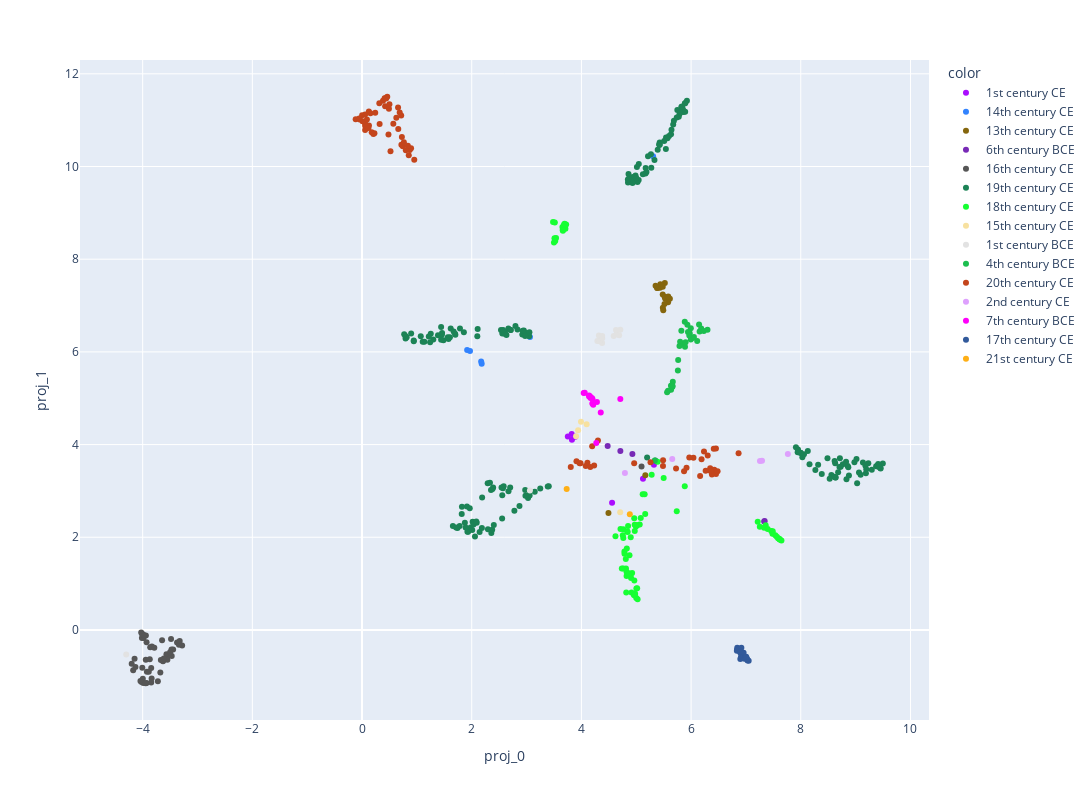

Write notebook code for a chart like this one.
### Code cell
fig = px.scatter(data_frame = library_newtext,
                 x='proj_0',
                 y='proj_1',
                 width=1200,
                 height=800,
                 color= library_newtext['authorcentury'].astype('category'),
                 color_discrete_sequence=px.colors.qualitative.Alphabet, #Dark24
                 hover_data= ['title']
                 )

fig.show()

### Figure 1 — Plotly figure (JSON) as saved in the notebook; plotly's stock layout.template omitted (floating-point values rounded to 4 significant figures; data arrays with more than 128 entries replaced by an {"elided": "..."} marker saying what was removed)
{"data": [{"customdata": [["Apocolocyntosis"], ["L. Annaeus Seneca on Benefits"], ["Two Tragedies of Seneca: Medea and The Daughters of Troy: Rendered into English Verse"], ["Seneca's Morals of a Happy Life, Benefits, Anger and Clemency"], ["The Tragedies of Seneca: Translated into English Verse, to Which Have Been Appended Comparative Analyses of the Corresponding Greek and Roman Plays, and a Mythological Index"], ["Index of the Project Gutenberg Works of Lucius Annaeus Seneca"], ["Minor Dialogues, Together With the Dialogue on Clemency"]], "hovertemplate": "color=1st century CE<br>proj_0=%{x}<br>proj_1=%{y}<br>title=%{customdata[0]}<extra></extra>", "legendgroup": "1st century CE", "marker": {"color": "#AA0DFE", "symbol": "circle"}, "mode": "markers", "name": "1st century CE", "orientation": "v", "showlegend": true, "type": "scatter", "x": [5.123, 3.828, 4.559, 3.889, 3.823, 5.323, 3.752], "xaxis": "x", "y": [3.262, 4.102, 2.747, 4.171, 4.231, 3.564, 4.172], "yaxis": "y"}, {"customdata": [["La Fiammetta"], ["The Decameron, Volume II"], ["The Decameron of Giovanni Boccaccio"], ["The Decameron, Volume I"], ["The Decameron (Day 1 to Day 5): Containing an hundred pleasant Novels"], ["The Decameron (Day 6 to Day 10): Containing an hundred pleasant Novels"]], "hovertemplate": "color=14th century CE<br>proj_0=%{x}<br>proj_1=%{y}<br>title=%{customdata[0]}<extra></extra>", "legendgroup": "14th century CE", "marker": {"color": "#3283FE", "symbol": "circle"}, "mode": "markers", "name": "14th century CE", "orientation": "v", "showlegend": true, "type": "scatter", "x": [3.063, 2.182, 2.172, 5.307, 1.917, 1.969], "xaxis": "x", "y": [6.319, 5.746, 5.791, 10.22, 6.039, 6.018], "yaxis": "y"}, {"customdata": [["Divine Comedy, Longfellow's Translation, Hell"], ["Divine Comedy, Longfellow's Translation, Purgatory"], ["Divine Comedy, Longfellow's Translation, Paradise"], ["Divine Comedy, Longfellow's Translation, Complete"], ["Divine Comedy, Cary's Translation, Hell"], ["Divine Comedy, Cary's Translation, Purgatory"], ["Divine Comedy, Cary's Translation, Paradise"], ["Divine Comedy, Cary's Translation, Complete"], ["The Banquet (Il Convito)"], ["The Divine Comedy, Volume 1, Hell"], ["The Divine Comedy, Volume 2, Purgatory"], ["The Divine Comedy, Volume 3, Paradise"], ["The New Life (La Vita Nuova)"], ["The Divine Comedy of Dante Alighieri: The Inferno"], ["The Vision of Dante: A story for little children and a talk to their mothers: (Second Edition)"], ["The vision of hell.: By Dante Alighieri.; Translated by Rev. Henry Francis Cary, M.A.; and illustrated with the seventy-five designs of Gustave Doré."], ["The Divine Comedy by Dante, Illustrated, Purgatory, Complete"], ["The Divine Comedy by Dante, Illustrated, Paradise, Complete"], ["The divine comedy"]], "hovertemplate": "color=13th century CE<br>proj_0=%{x}<br>proj_1=%{y}<br>title=%{customdata[0]}<extra></extra>", "legendgroup": "13th century CE", "marker": {"color": "#85660D", "symbol": "circle"}, "mode": "markers", "name": "13th century CE", "orientation": "v", "showlegend": true, "type": "scatter", "x": [5.58, 5.613, 5.483, 5.526, 5.38, 5.521, 5.439, 5.39, 5.485, 5.518, 5.584, 5.492, 4.493, 5.515, 5.165, 5.432, 5.483, 5.387, 5.352], "xaxis": "x", "y": [7.071, 7.146, 7.24, 7.151, 7.377, 7.487, 7.459, 7.403, 6.952, 7.191, 7.193, 6.898, 2.523, 7.033, 3.339, 7.384, 7.404, 7.379, 7.425], "yaxis": "y"}, {"customdata": [["Chinese Literature: Comprising the Analects of Confucius, the Sayings of Mencius, the Shi-King, the Travels of Fâ-Hien, and the Sorrows of Han"], ["The Sayings of Confucius"], ["The Analects of Confucius (from the Chinese Classics)"], ["The Wisdom of Confucius: with Critical and Biographical Sketches"], ["The Sayings of Confucius: A New Translation of the Greater Part of the Confucian Analects"]], "hovertemplate": "color=6th century BCE<br>proj_0=%{x}<br>proj_1=%{y}<br>title=%{customdata[0]}<extra></extra>", "legendgroup": "6th century BCE", "marker": {"color": "#782AB6", "symbol": "circle"}, "mode": "markers", "name": "6th century BCE", "orientation": "v", "showlegend": true, "type": "scatter", "x": [7.333, 4.71, 4.93, 7.341, 4.479], "xaxis": "x", "y": [2.34, 3.86, 3.797, 2.349, 3.967], "yaxis": "y"}, {"customdata": [["The Complete Works of William Shakespeare"], ["Shakespeare's Sonnets"], ["Venus and Adonis"], ["King Richard III"], ["The Tragedy of Titus Andronicus"], ["The Taming of the Shrew"], ["The Tragedy of Romeo and Juliet"], ["As You Like It"], ["The Tragedy of Macbeth"], ["King Richard III"], ["The Taming of the Shrew"], ["Romeo and Juliet"], ["A Midsummer Night's Dream"], ["The Merchant of Venice"], ["King Henry IV, the First Part"], ["Much Ado about Nothing"], ["The Life of King Henry V"], ["Julius Caesar"], ["As You Like It"], ["Hamlet, Prince of Denmark"], ["Twelfth Night; Or, What You Will"], ["All's Well That Ends Well"], ["Othello, the Moor of Venice"], ["The Tragedy of King Lear"], ["Macbeth"], ["Antony and Cleopatra"], ["The Winter's Tale"], ["The Tempest"], ["Sir Thomas More"], ["Romeo and Juliet"], ["Julius Caesar"], ["Hamlet"], ["King Lear"], ["A Midsummer Night's Dream"], ["The Merchant of Venice"], ["Twelfth Night"], ["Henry V"], ["Macbeth"], ["Hamlet"], ["Othello"], ["Shakespeare's First Folio"], ["The Tempest: The Works of William Shakespeare [Cambridge Edition] [9 vols.]"], ["Two Gentlemen of Verona: The Works of William Shakespeare [Cambridge Edition] [9 vols.]"], ["The Merry Wives of Windsor: The Works of William Shakespeare [Cambridge Edition] [9 vols.]"], ["Measure for Measure: The Works of William Shakespeare [Cambridge Edition] [9 vols.]"], ["The Comedy of Errors: The Works of William Shakespeare [Cambridge Edition] [9 vols.]"], ["Hamlet, Prince of Denmark"], ["The New Hudson Shakespeare: Julius Cæsar"], ["Shakespeare's Tragedy of Romeo and Juliet"], ["Flowers from Shakespeare's Garden: A Posy from the Plays"]], "hovertemplate": "color=16th century CE<br>proj_0=%{x}<br>proj_1=%{y}<br>title=%{customdata[0]}<extra></extra>", "legendgroup": "16th century CE", "marker": {"color": "#565656", "symbol": "circle"}, "mode": "markers", "name": "16th century CE", "orientation": "v", "showlegend": true, "type": "scatter", "x": [-4.021, -3.985, -3.444, -3.63, -3.929, -4.0, -4.173, -3.832, -3.943, -3.629, -3.941, -4.2, -3.844, -3.863, -3.546, -3.668, -3.475, -3.372, -3.787, -3.678, -3.566, -3.549, -4.014, -3.923, -3.87, -4.027, -3.988, -4.01, -3.47, -4.132, -3.28, -3.723, -4.006, -3.889, -3.99, -3.836, -3.93, -3.997, -3.844, -4.04, -3.943, -3.967, -3.482, -3.614, -3.646, -3.338, -3.5, -3.324, -4.147, 5.097], "xaxis": "x", "y": [-1.124, -0.1715, -0.4235, -0.6647, -0.2649, -0.09103, -0.8713, -0.3593, -0.6434, -0.6775, -0.12, -0.728, -0.8215, -0.3735, -0.57, -0.6483, -0.4221, -0.2685, -0.3861, -0.9164, -0.5258, -0.6444, -0.1745, -0.9036, -0.6333, -0.05375, -0.1022, -0.08703, -0.5597, -0.7992, -0.3368, -1.106, -0.8148, -0.901, -1.145, -1.049, -1.146, -1.051, -1.137, -1.099, -1.15, -0.1253, -0.1961, -0.6145, -0.225, -0.3205, -0.4795, -0.2393, -0.6241, 3.525], "yaxis": "y"}, {"customdata": {"elided": "200x1 str values"}, "hovertemplate": "color=19th century CE<br>proj_0=%{x}<br>proj_1=%{y}<br>title=%{customdata[0]}<extra></extra>", "legendgroup": "19th century CE", "marker": {"color": "#1C8356", "symbol": "circle"}, "mode": "markers", "name": "19th century CE", "orientation": "v", "showlegend": true, "type": "scatter", "x": {"elided": "200 float values"}, "xaxis": "x", "y": {"elided": "200 float values"}, "yaxis": "y"}, {"customdata": [["Persuasion"], ["The Life and Adventures of Robinson Crusoe of York, Mariner, Volume 1: With an Account of His Travels Round Three Parts of the Globe,; Written By Himself, in Two Volumes"], ["From London to Land's End: and Two Letters from the \"Journey through England by a Gentleman\""], ["The Life and Most Surprising Adventures of Robinson Crusoe, of York, Mariner (1801)"], ["Love and Freindship [sic]"], ["Northanger Abbey"], ["Memoirs of a Cavalier: A Military Journal of the Wars in Germany, and the Wars in England.; From the Year 1632 to the Year 1648."], ["The Life and Adventures of Robinson Crusoe (1808)"], ["Pride and Prejudice"], ["The History of the Remarkable Life of John Sheppard: Containing a Particular Account of His Many Robberies and Escapes"], ["A Vindication of the Press"], ["Mansfield Park"], ["Military Memoirs of Capt. George Carleton"], ["Memoirs of Major Alexander Ramkins (1718)"], ["The Complete English Tradesman (1839 ed.)"], ["Emma"], ["Sense and Sensibility"], ["The Declaration of Independence of The United States of America"], ["Memoir, Correspondence, and Miscellanies, From the Papers of Thomas Jefferson, Volume 1"], ["Memoir, Correspondence, and Miscellanies, From the Papers of Thomas Jefferson, Volume 2"], ["Memoir, Correspondence, and Miscellanies, From the Papers of Thomas Jefferson, Volume 3"], ["Memoir, Correspondence, and Miscellanies, From the Papers of Thomas Jefferson, Volume 4"], ["History of the Plague in London"], ["The Declaration of Independence of the United States of America"], ["Dickory Cronke: The Dumb Philosopher, or, Great Britain's Wonder"], ["Everybody's Business Is Nobody's Business: Or, Private Abuses, Public Grievances; Exemplified in the Pride, Insolence, and Exorbitant Wages of Our Women, Servants, Footmen, &c."], ["The Writings of Thomas Jefferson: Library Edition - Vol. 6 (of 20)"], ["Sense and Sensibility"], ["Atalantis Major"], ["The Memoirs, Correspondence, and Miscellanies, From the Papers of Thomas Jefferson: A Linked Index to the Project Gutenberg Editions"], ["United States Declaration of Independence"], ["The True-Born Englishman: A Satire"], ["The Fortunate Mistress (Parts 1 and 2): or a History of the Life of Mademoiselle de Beleau Known by the Name of the Lady Roxana"], ["The History of the Devil, As Well Ancient as Modern: In Two Parts"], ["The Complete Project Gutenberg Works of Jane Austen: A Linked Index of all PG Editions of Jane Austen"], ["An Appeal to Honour and Justice, Though It Be of His Worst Enemies.: Being A True Account of His Conduct in Public Affairs."], ["An Humble Proposal to the People of England, for the Increase of their Trade, and Encouragement of Their Manufactures: Whether the Present Uncertainty of Affairs Issues in Peace or War"], ["Second Thoughts are Best: Or a Further Improvement of a Late Scheme to Prevent Street Robberies"], ["Augusta Triumphans: Or, the Way to Make London the Most Flourishing City in the Universe"], ["A New Voyage Round the World by a Course Never Sailed Before"], ["A True Relation of the Apparition of one Mrs. Veal: The Next Day after Her Death, to one Mrs. Bargrave, at Canterbury, the 8th of September, 1705; which Apparition Recommends the Perusal of Drelincourt's Book of Consolations against the Fears of Death"], ["Reasons Against the Succession of the House of Hanover: With an Enquiry How Far the Abdication of King James, Supposing It to Be Legal, Ought to Affect the Person of the Pretender"], ["A Seasonable Warning and Caution against the Insinuations of Papists and Jacobites in favour of the Pretender: Being a Letter from an Englishman at the Court of Hanover"], ["An Answer to a Question that Nobody thinks of, viz., But what if the Queen should Die?"], ["The Lay-Man's Sermon upon the Late Storm: Held forth at an Honest Coffee-House-Conventicle"], ["And What if the Pretender should Come?: Or Some Considerations of the Advantages and Real Consequences of the Pretender's Possessing the Crown of Great Britain"], ["The Fortunes and Misfortunes of the Famous Moll Flanders"], ["Pride and Prejudice, a play founded on Jane Austen's novel"], ["A Short Narrative of the Life and Actions of His Grace John, D. of Marlborogh"], ["A Journal of the Plague Year: Being Observations or Memorials of the Most Remarkable Occurrences, as Well Public as Private, Which Happened in London During the Last Great Visitation in 1665. Written by a Citizen Who Continued All the While in London"], ["The King of Pirates: Being an Account of the Famous Enterprises of Captain Avery, the Mock King of Madagascar"], ["A General History of the Pyrates:: from their first rise and settlement in the island of Providence, to the present time"], ["An Essay Upon Projects"], ["The Storm. An Essay."], ["The Letters of Jane Austen: Selected from the compilation of her great nephew, Edward, Lord Bradbourne"], ["The Storm: or, a Collection of the most Remarkable Casualties and Disasters which Happen'd in the Late Dreadful Tempest, both by Sea and Land"], ["Pride and Prejudice"], ["The Writings of Thomas Jefferson, Vol. 1 (of 9): Being His Autobiography, Correspondence, Reports, Messages, Addresses, and Other Writings, Official and Private"], ["The Writings of Thomas Jefferson, Vol. 2 (of 9): Being His Autobiography, Correspondence, Reports, Messages, Addresses, and Other Writings, Official and Private"], ["State of the Union Addresses"], ["The Life and Adventures of Robinson Crusoe"], ["The History and Remarkable Life of the Truly Honourable Colonel Jacque, Commonly Called Colonel Jack"], ["The Writings of Thomas Jefferson, Vol. 3 (of 9): Being His Autobiography, Correspondence, Reports, Messages, Addresses, and Other Writings, Official and Private"], ["The Writings of Thomas Jefferson, Vol. 4 (of 9): Being His Autobiography, Correspondence, Reports, Messages, Addresses, and Other Writings, Official and Private"], ["The Writings of Thomas Jefferson, Vol. 5 (of 9): Being His Autobiography, Correspondence, Reports, Messages, Addresses, and Other Writings, Official and Private"], ["The Friendly Daemon, or the Generous Apparition: Being a True Narrative of a Miraculous Cure, Newly Perform'd Upon That Famous Deaf and Dumb Gentleman, Dr. Duncan Campbel, by a Familiar Spirit That Appear'd to Him in a White Surplice, Like a Cathedral Singing Boy"], ["The Writings of Thomas Jefferson, Vol. 6 (of 9): Being His Autobiography, Correspondence, Reports, Messages, Addresses, and Other Writings, Official and Private"], ["The Writings of Thomas Jefferson, Vol. 7 (of 9): Being His Autobiography, Correspondence, Reports, Messages, Addresses, and Other Writings, Official and Private"], ["The Further Adventures of Robinson Crusoe"], ["The Writings of Thomas Jefferson, Vol. 8 (of 9): Being His Autobiography, Correspondence, Reports, Messages, Addresses, and Other Writings, Official and Private"], ["The Writings of Thomas Jefferson, Vol. 9 (of 9): Being His Autobiography, Correspondence, Reports, Messages, Addresses, and Other Writings, Official and Private"], ["The History of the Pyrates. Vol. II.: Containing the lives of Captain Misson, Captain Bowen, Captain Kidd, Captain Tew, Captain Halsey, Captain White, Captain Condent, Captain Bellamy, Captain Fly, Captain Howard, Captain Lewis, Captain Cornelius, Captain Williams, Captain Burgess, Captain North, and their several crews"], ["The Watsons: By Jane Austen, Concluded by L. Oulton"], ["The Life, Adventures & Piracies of the Famous Captain Singleton"], ["Robinson Crusoe, Told to the Children by John Lang"], ["The Consolidator; or, Memoirs of Sundry Transactions from the World in the Moon"], ["Lady Susan"], ["Tour through the Eastern Counties of England, 1722"]], "hovertemplate": "color=18th century CE<br>proj_0=%{x}<br>proj_1=%{y}<br>title=%{customdata[0]}<extra></extra>", "legendgroup": "18th century CE", "marker": {"color": "#16FF32", "symbol": "circle"}, "mode": "markers", "name": "18th century CE", "orientation": "v", "showlegend": true, "type": "scatter", "x": [3.708, 5.0, 4.924, 5.016, 3.538, 3.654, 4.813, 5.025, 3.683, 4.755, 4.842, 3.658, 4.762, 4.785, 4.877, 3.663, 3.516, 5.281, 7.612, 7.36, 7.623, 7.647, 4.913, 5.738, 4.765, 4.713, 7.253, 3.483, 4.851, 5.885, 5.5, 4.828, 4.737, 4.995, 5.389, 4.836, 4.899, 5.018, 4.764, 4.905, 5.153, 4.971, 5.163, 5.082, 5.063, 4.996, 4.817, 3.523, 4.973, 4.957, 4.786, 4.824, 4.896, 5.118, 3.722, 4.823, 3.693, 7.586, 7.331, 7.215, 4.972, 5.002, 7.535, 7.607, 7.461, 4.963, 7.485, 7.563, 4.98, 7.396, 7.489, 4.883, 3.509, 4.965, 4.621, 4.81, 3.499, 4.864], "xaxis": "x", "y": [8.657, 0.6916, 1.227, 0.9024, 8.456, 8.695, 1.327, 0.6611, 8.743, 2.041, 2.111, 8.631, 1.325, 1.692, 1.61, 8.611, 8.794, 3.35, 1.955, 2.259, 1.947, 1.929, 0.806, 2.562, 2.17, 2.18, 2.227, 8.805, 2.243, 3.098, 3.278, 1.76, 1.327, 2.232, 3.631, 2.129, 1.999, 2.257, 1.984, 1.121, 2.929, 2.273, 2.503, 2.413, 2.278, 2.259, 0.8073, 8.391, 2.136, 0.7538, 1.644, 1.161, 1.188, 2.93, 8.751, 1.257, 8.767, 1.976, 2.207, 2.333, 0.7484, 0.8925, 2.042, 1.967, 2.137, 2.408, 2.074, 2.013, 0.7804, 2.179, 2.131, 1.181, 8.45, 1.066, 2.022, 1.533, 8.358, 1.223], "yaxis": "y"}, {"customdata": [["Discourses on the First Decade of Titus Livius"], ["The Prince"], ["Machiavelli, Volume I"], ["History of Florence and of the Affairs of Italy: From the Earliest Times to the Death of Lorenzo the Magnificent"], ["The Prince"]], "hovertemplate": "color=15th century CE<br>proj_0=%{x}<br>proj_1=%{y}<br>title=%{customdata[0]}<extra></extra>", "legendgroup": "15th century CE", "marker": {"color": "#F7E1A0", "symbol": "circle"}, "mode": "markers", "name": "15th century CE", "orientation": "v", "showlegend": true, "type": "scatter", "x": [3.992, 4.095, 4.707, 3.903, 3.94], "xaxis": "x", "y": [4.491, 4.438, 2.537, 4.179, 4.307], "yaxis": "y"}, {"customdata": [["The Orations of Marcus Tullius Cicero, Volume 4"], ["Cato Maior de Senectute with Introduction and Notes"], ["Academica"], ["Cicero's Tusculan Disputations: Also, Treatises On The Nature Of The Gods, And On The Commonwealth"], ["The Letters of Cicero, Volume 1: The Whole Extant Correspodence in Chronological Order"], ["Treatises on Friendship and Old Age"], ["Letters of Marcus Tullius Cicero"], ["The Academic Questions, Treatise De Finibus, and Tusculan Disputations, of M.T. Cicero, With a Sketch of the Greek Philosophers Mentioned by Cicero"], ["Speeches against Catilina"], ["De Officiis"], ["Cicero: Letters to Atticus, Vol. 2 of 3"], ["Cicero: Letters to Atticus, Vol. 3 of 3"], ["The republic of Cicero: Translated from the Latin; and Accompanied With a Critical and Historical Introduction."], ["Cicero: Letters to Atticus, Vol. 1 of 3"]], "hovertemplate": "color=1st century BCE<br>proj_0=%{x}<br>proj_1=%{y}<br>title=%{customdata[0]}<extra></extra>", "legendgroup": "1st century BCE", "marker": {"color": "#E2E2E2", "symbol": "circle"}, "mode": "markers", "name": "1st century BCE", "orientation": "v", "showlegend": true, "type": "scatter", "x": [4.642, 4.378, 4.292, 4.631, 4.589, 3.061, -4.3, 4.71, 4.33, 4.335, 4.379, 4.319, 4.688, 4.379], "xaxis": "x", "y": [6.383, 6.19, 6.233, 6.474, 6.342, 3.008, -0.5324, 6.479, 6.227, 6.28, 6.294, 6.352, 6.359, 6.34], "yaxis": "y"}, {"customdata": [["Apology, Crito, and Phaedo of Socrates"], ["The Republic"], ["The Republic"], ["Critias"], ["Timaeus"], ["Lysis"], ["Charmides"], ["Laches"], ["Protagoras"], ["Euthydemus"], ["Symposium"], ["Cratylus"], ["Ion"], ["Phaedrus"], ["Euthyphro"], ["Meno"], ["Apology"], ["Crito"], ["Phaedo"], ["Gorgias"], ["Lesser Hippias"], ["Alcibiades I"], ["Alcibiades II"], ["Eryxias"], ["Menexenus"], ["Parmenides"], ["Theaetetus"], ["Sophist"], ["Statesman"], ["Philebus"], ["Laws"], ["The Project Gutenberg Works of Plato: An Index"], ["The Republic of Plato"]], "hovertemplate": "color=4th century BCE<br>proj_0=%{x}<br>proj_1=%{y}<br>title=%{customdata[0]}<extra></extra>", "legendgroup": "4th century BCE", "marker": {"color": "#1CBE4F", "symbol": "circle"}, "mode": "markers", "name": "4th century BCE", "orientation": "v", "showlegend": true, "type": "scatter", "x": [5.995, 6.156, 6.299, 5.666, 6.145, 5.764, 5.933, 5.655, 5.822, 5.857, 6.111, 5.943, 5.58, 5.976, 5.635, 5.759, 5.889, 5.563, 5.885, 5.8, 5.633, 5.647, 5.659, 5.662, 5.788, 6.028, 5.994, 5.968, 5.899, 6.051, 6.185, 5.338, 6.232], "xaxis": "x", "y": [6.509, 6.44, 6.479, 5.357, 6.59, 5.827, 6.584, 5.264, 6.454, 6.177, 6.234, 6.43, 5.161, 6.403, 5.185, 5.601, 6.111, 5.127, 6.653, 6.218, 5.269, 5.272, 5.246, 5.265, 6.127, 6.298, 6.265, 6.353, 6.206, 6.323, 6.507, 3.654, 6.453], "yaxis": "y"}, {"customdata": [["London to Ladysmith via Pretoria"], ["Liberalism and the Social Problem"], ["Crome Yellow"], ["The Defeat of Youth, and Other Poems"], ["Beyond Lies the Wub"], ["Beyond the Door"], ["The Crystal Crypt"], ["The Defenders"], ["The Works of Winston Churchill: A Linked Index of the Project Gutenberg Editions"], ["The Gun"], ["The Skull"], ["Writings in the United Amateur, 1915-1922"], ["The Shunned House"], ["The Eyes Have It"], ["Second Variety"], ["The Variable Man"], ["Mr. Spaceship"], ["Piper in the Woods"], ["The Dwelling Place of Light — Volume 1"], ["The Dwelling Place of Light — Complete"], ["Mr. Crewe's Career — Volume 1"], ["Mr. Crewe's Career — Volume 3"], ["Mr. Crewe's Career — Complete"], ["A Far Country — Volume 2"], ["A Far Country — Volume 3"], ["A Far Country — Complete"], ["Coniston — Volume 01"], ["Coniston — Volume 02"], ["Coniston — Volume 03"], ["Coniston — Volume 04"], ["Coniston — Complete"], ["The Crossing"], ["Mortal Coils"], ["Tony and the Beetles"], ["Ian Hamilton's March"], ["The Hanging Stranger"], ["Lord Randolph Churchill"], ["My African Journey"], ["The Burning Wheel"], ["The River War: An Account of the Reconquest of the Sudan"], ["Leda"], ["The Dunwich Horror"], ["Savrola: A Tale of the Revolution in Laurania"], ["The Inside of the Cup — Volume 02"], ["The Inside of the Cup — Volume 03"], ["The Inside of the Cup — Volume 04"], ["The Inside of the Cup — Volume 07"], ["The Inside of the Cup — Complete"], ["Richard Carvel — Volume 02"], ["Richard Carvel — Volume 07"], ["Richard Carvel — Complete"], ["A Modern Chronicle — Complete"], ["The Celebrity, Volume 01"], ["The Celebrity, Volume 04"], ["The Celebrity, Complete"], ["The Crisis — Volume 01"], ["The Crisis — Volume 02"], ["The Crisis — Volume 03"], ["The Crisis — Volume 04"], ["The Crisis — Volume 05"], ["The Crisis — Volume 06"], ["The Crisis — Volume 07"], ["The Crisis — Volume 08"], ["The Crisis — Complete"], ["Dr. Jonathan"], ["A Traveller in War-Time"], ["An essay on the American contribution and the democratic idea"], ["Project Gutenberg Complete Works of Winston Churchill"], ["Limbo"], ["Index of the Project Gutenberg Works of Sir Winston Spencer Churchill"], ["Index of the Project Gutenberg Works of Aldous Huxley"], ["The World Crisis, Volume 1 (of 6)"], ["Antic Hay"], ["On the Margin: Notes and Essays"], ["Jonah: Christmas 1917"], ["Little Mexican & Other Stories"], ["Selected Poems"], ["Mr. Keegan's Elopement"], ["The colour out of space"], ["The call of Cthulhu"], ["He"], ["The festival"], ["Prize ship"], ["The lurking fear"]], "hovertemplate": "color=20th century CE<br>proj_0=%{x}<br>proj_1=%{y}<br>title=%{customdata[0]}<extra></extra>", "legendgroup": "20th century CE", "marker": {"color": "#C4451C", "symbol": "circle"}, "mode": "markers", "name": "20th century CE", "orientation": "v", "showlegend": true, "type": "scatter", "x": [0.06555, 0.6609, 4.196, 4.079, 5.917, 5.872, 6.348, 6.422, 5.489, 6.423, 6.165, 6.866, 6.191, 5.725, 6.424, 6.454, 6.483, 6.38, 0.4258, 0.3818, 0.6254, 0.7143, 0.6865, 0.4907, 0.4213, 0.4994, 0.5706, 0.3204, 0.1535, 0.1248, 0.2409, 0.6567, 3.968, 6.349, 0.05674, 6.356, 0.7428, 0.1762, 4.232, 0.2262, 3.984, 6.453, 0.8699, 0.8941, 0.05664, 0.1257, 0.7267, 0.3155, 0.001838, 0.04819, 0.4116, 0.4599, 0.7986, 0.2064, 0.0776, 0.008327, 0.9526, 0.4821, -0.116, -0.04265, -0.0519, 0.8521, 0.8358, 0.08901, 0.7175, 0.05677, 0.1171, 0.4394, 3.806, 0.7628, 5.26, 0.519, 3.91, 4.11, 4.962, 4.302, 4.163, 5.487, 6.303, 6.413, 6.042, 5.967, 6.266, 6.235], "xaxis": "x", "y": [10.9, 10.81, 3.964, 3.539, 3.502, 3.425, 3.489, 3.455, 3.661, 3.433, 3.321, 3.814, 3.682, 3.483, 3.401, 3.363, 3.425, 3.353, 11.47, 11.42, 11.05, 11.1, 11.16, 11.25, 11.3, 11.34, 10.92, 10.92, 11.15, 11.19, 11.16, 11.27, 3.595, 3.443, 10.79, 3.428, 10.44, 10.74, 3.551, 10.72, 3.596, 3.917, 10.35, 10.4, 10.88, 10.88, 10.64, 11.37, 11.11, 10.95, 11.47, 11.51, 10.35, 10.7, 10.89, 10.98, 10.14, 10.69, 11.02, 11.02, 11.04, 10.24, 10.45, 11.02, 10.47, 11.12, 10.83, 11.47, 3.516, 10.52, 3.617, 10.33, 3.638, 3.609, 3.595, 4.09, 3.519, 3.54, 3.762, 3.913, 3.716, 3.718, 3.436, 3.851], "yaxis": "y"}, {"customdata": [["Thoughts of Marcus Aurelius Antoninus"], ["Meditations"], ["The Meditations of the Emperor Marcus Aurelius Antoninus: A new rendering based on the Foulis translation of 1742"], ["Index of the Project Gutenberg Works of Marcus Aurelius Antoninus"], ["Thoughts of Marcus Aurelius"]], "hovertemplate": "color=2nd century CE<br>proj_0=%{x}<br>proj_1=%{y}<br>title=%{customdata[0]}<extra></extra>", "legendgroup": "2nd century CE", "marker": {"color": "#DEA0FD", "symbol": "circle"}, "mode": "markers", "name": "2nd century CE", "orientation": "v", "showlegend": true, "type": "scatter", "x": [7.293, 4.793, 7.764, 5.656, 7.256], "xaxis": "x", "y": [3.649, 3.384, 3.797, 3.689, 3.643], "yaxis": "y"}, {"customdata": [["The Iliad of Homer: Translated into English Blank Verse by William Cowper"], ["The Odyssey: Rendered into English prose for the use of those who cannot read the original"], ["The Odyssey of Homer"], ["The Iliad"], ["The Iliad"], ["The Odyssey of Homer"], ["Odysseus, the Hero of Ithaca: Adapted from the Third Book of the Primary Schools of Athens, Greece"], ["The Iliad"], ["The Odyssey"], ["The Adventures of Ulysses the Wanderer"], ["The Odysseys of Homer, together with the shorter poems"], ["The Iliads of Homer: Translated according to the Greek"], ["The Iliad"], ["The Iliad"]], "hovertemplate": "color=7th century BCE<br>proj_0=%{x}<br>proj_1=%{y}<br>title=%{customdata[0]}<extra></extra>", "legendgroup": "7th century BCE", "marker": {"color": "#FE00FA", "symbol": "circle"}, "mode": "markers", "name": "7th century BCE", "orientation": "v", "showlegend": true, "type": "scatter", "x": [4.191, 4.215, 4.352, 4.199, 4.203, 4.167, 4.71, 4.283, 4.14, 4.271, 4.042, 4.14, 4.159, 4.061], "xaxis": "x", "y": [5.006, 4.86, 4.694, 4.884, 4.985, 5.007, 4.982, 4.921, 5.06, 4.035, 5.112, 5.035, 5.037, 5.119], "yaxis": "y"}, {"customdata": [["Tartuffe; Or, The Hypocrite"], ["Amphitryon"], ["The Flying Doctor: (Le Médecin Volant)"], ["The Jealousy of le Barbouillé: (La Jalousie du Barbouillé)"], ["Tartuffe; Or, The Hypocrite"], ["The Middle-Class Gentleman"], ["The Pretentious Young Ladies"], ["The Blunderer"], ["The Love-Tiff"], ["The Bores: A Comedy in Three Acts"], ["Sganarelle, or, the Self-Deceived Husband"], ["Don Garcia of Navarre; Or, the Jealous Prince. A Heroic Comedy in Five Acts."], ["The School for Husbands"], ["The Miser"], ["Monsieur De Pourceaugnac"], ["The Magnificent Lovers (Les Amants magnifiques)"], ["The Shopkeeper Turned Gentleman"], ["The Imaginary Invalid"]], "hovertemplate": "color=17th century CE<br>proj_0=%{x}<br>proj_1=%{y}<br>title=%{customdata[0]}<extra></extra>", "legendgroup": "17th century CE", "marker": {"color": "#325A9B", "symbol": "circle"}, "mode": "markers", "name": "17th century CE", "orientation": "v", "showlegend": true, "type": "scatter", "x": [6.838, 7.05, 6.842, 6.895, 6.917, 6.957, 6.834, 7.028, 6.94, 6.898, 6.911, 6.951, 6.979, 6.934, 6.897, 6.995, 7.021, 7.004], "xaxis": "x", "y": [-0.4252, -0.6639, -0.3866, -0.4892, -0.3855, -0.4903, -0.4487, -0.6589, -0.5768, -0.6242, -0.5736, -0.6108, -0.6198, -0.4976, -0.4746, -0.588, -0.6219, -0.5805], "yaxis": "y"}, {"customdata": [["Lambda"], ["Deathway"]], "hovertemplate": "color=21st century CE<br>proj_0=%{x}<br>proj_1=%{y}<br>title=%{customdata[0]}<extra></extra>", "legendgroup": "21st century CE", "marker": {"color": "#FEAF16", "symbol": "circle"}, "mode": "markers", "name": "21st century CE", "orientation": "v", "showlegend": true, "type": "scatter", "x": [4.883, 3.731], "xaxis": "x", "y": [2.497, 3.042], "yaxis": "y"}], "layout": {"height": 800, "legend": {"title": {"text": "color"}, "tracegroupgap": 0}, "margin": {"t": 60}, "width": 1200, "xaxis": {"anchor": "y", "domain": [0, 1], "title": {"text": "proj_0"}}, "yaxis": {"anchor": "x", "domain": [0, 1], "title": {"text": "proj_1"}}}}
